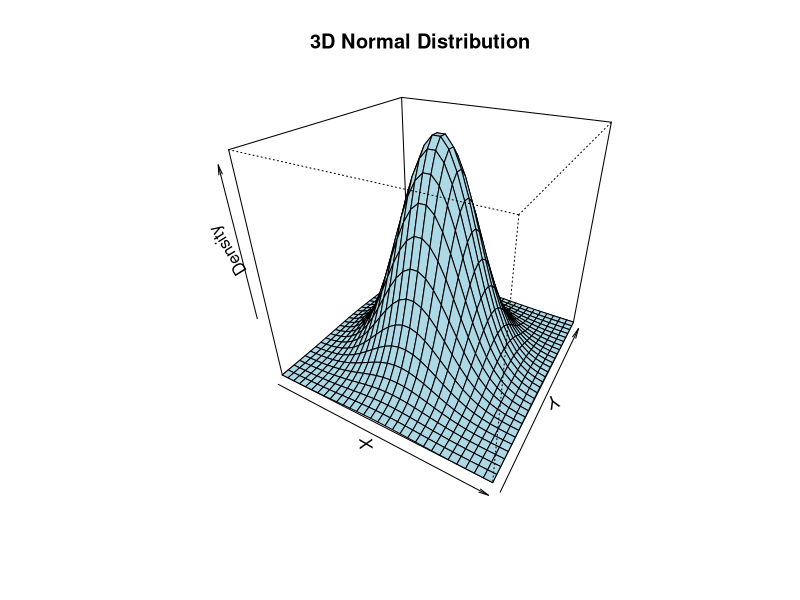

This chart was generated by the following R code:
# Define the grid for x and y values
x <- seq(-3, 3, length.out = 30)
y <- seq(-3, 3, length.out = 30)

# Create a meshgrid (grid of all combinations of x and y)
grid <- expand.grid(x = x, y = y)

# Define a bivariate normal distribution (independent variables)
z <- dnorm(grid$x) * dnorm(grid$y)  # Normal distribution on both axes

# Reshape z into a matrix suitable for the 'persp' function
z_matrix <- matrix(z, nrow = length(x), ncol = length(y))

# Create a 3D plot using persp
persp(x, y, z_matrix, 
      main = "3D Normal Distribution", 
      xlab = "X", 
      ylab = "Y", 
      zlab = "Density", 
      col = "lightblue", 
      theta = 30, phi = 30)
